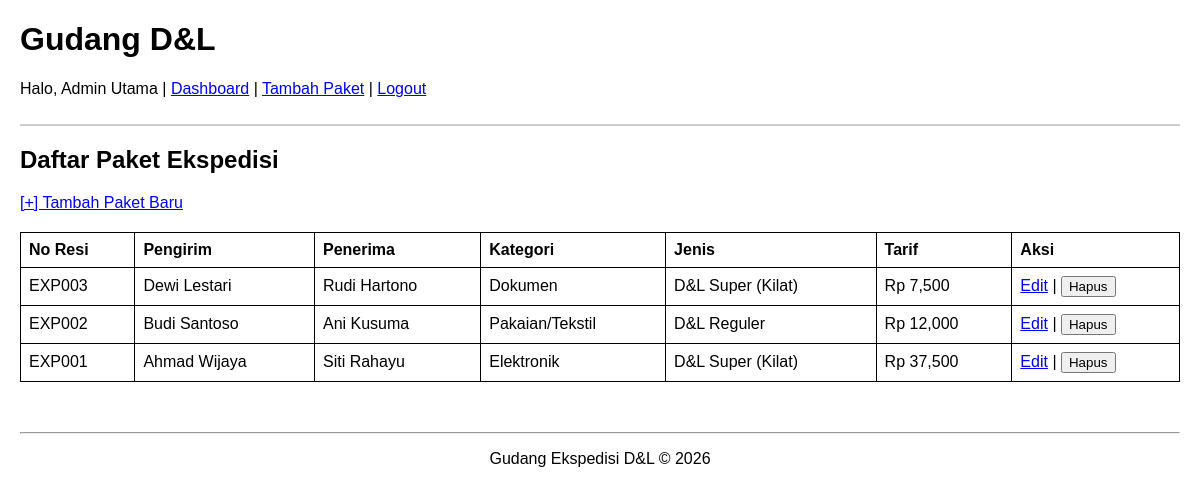
The page / (signed in) on the database its author committed.
### tables this page shows
CREATE TABLE packages (
                id INTEGER PRIMARY KEY AUTOINCREMENT,
                resi TEXT UNIQUE NOT NULL,
                sender TEXT NOT NULL,
                sender_phone TEXT,
                receiver TEXT NOT NULL,
                receiver_phone TEXT,
                destination_address TEXT,
                category TEXT,
                weight REAL,
                shipping_date TEXT,
                shipping_type TEXT,
                estimation TEXT,
                fare INTEGER
            );

### app.py (the view)
@app.route('/')
def index():
    if 'user_id' not in session:
        return redirect(url_for('login'))
    db = get_db()
    packages = db.execute('SELECT * FROM packages ORDER BY id DESC').fetchall()
    return render_template('index.html', packages=packages)

### app.py (called while the page is built)
def get_db():
    conn = sqlite3.connect(app.config['DATABASE'])
    conn.row_factory = sqlite3.Row
    return conn

### templates/index.html
{% extends 'base.html' %}
{% block content %}
<h2>Daftar Paket Ekspedisi</h2>
<p><a href="{{ url_for('add_package') }}">[+] Tambah Paket Baru</a></p>
<table>
    <thead>
        <tr>
            <th>No Resi</th>
            <th>Pengirim</th>
            <th>Penerima</th>
            <th>Kategori</th>
            <th>Jenis</th>
            <th>Tarif</th>
            <th>Aksi</th>
        </tr>
    </thead>
    <tbody>
        {% for package in packages %}
        <tr>
            <td>{{ package.resi }}</td>
            <td>{{ package.sender }}</td>
            <td>{{ package.receiver }}</td>
            <td>{{ package.category }}</td>
            <td>{{ package.shipping_type }}</td>
            <td>Rp {{ "{:,.0f}".format(package.fare) }}</td>
            <td>
                <a href="{{ url_for('edit_package', resi=package.resi) }}">Edit</a> |
                <form action="{{ url_for('delete_package', resi=package.resi) }}" method="POST" style="display: inline;">
                    <button type="submit" onclick="return confirm('Hapus data ini?')">Hapus</button>
                </form>
            </td>
        </tr>
        {% else %}
        <tr>
            <td colspan="7">Belum ada data paket.</td>
        </tr>
        {% endfor %}
    </tbody>
</table>
{% endblock %}

### templates/base.html (shortened to what this page needs)
<!DOCTYPE html>
<html>
<head>
    <link rel="stylesheet" href="{{ url_for('static', filename='style.css') }}">
</head>
<body>
    <div class="header">
        <h1>Gudang D&L</h1>
        {% if session.get('user_id') %}
            <p>Halo, {{ session.get('full_name') or session.get('username') }} |
            <a href="{{ url_for('index') }}">Dashboard</a> |
            <a href="{{ url_for('add_package') }}">Tambah Paket</a> |
            <a href="{{ url_for('logout') }}">Logout</a></p>
        {% else %}
            <a href="{{ url_for('login') }}">Login</a> |
            <a href="{{ url_for('register') }}">Register</a>
        {% endif %}
    </div>
    <div>
        {% block content %}{% endblock %}
    </div>
    <hr style="margin-top: 50px;">
    <p style="text-align: center;">Gudang Ekspedisi D&L &copy; 2026</p>
</body>
</html>

### static/style.css (style rules this page uses)
body { font-family: sans-serif; margin: 20px; }
table { border-collapse: collapse; width: 100%; margin-top: 20px; }
table, th, td { border: 1px solid black; }
th, td { padding: 8px; text-align: left; }
.header { border-bottom: 2px solid #ccc; padding-bottom: 10px; margin-bottom: 20px; }

### rows shown on the page
packages: resi "EXP003", sender "Dewi Lestari", receiver "Rudi Hartono", category "Dokumen", shipping_type "D&L Super (Kilat)", fare "7,500"
packages: resi "EXP002", sender "Budi Santoso", receiver "Ani Kusuma", category "Pakaian/Tekstil", shipping_type "D&L Reguler", fare "12,000"
packages: resi "EXP001", sender "Ahmad Wijaya", receiver "Siti Rahayu", category "Elektronik", shipping_type "D&L Super (Kilat)", fare "37,500"

### other values the page prints
{{ session.get('full_name') or session.get('username') }} "Admin Utama"
